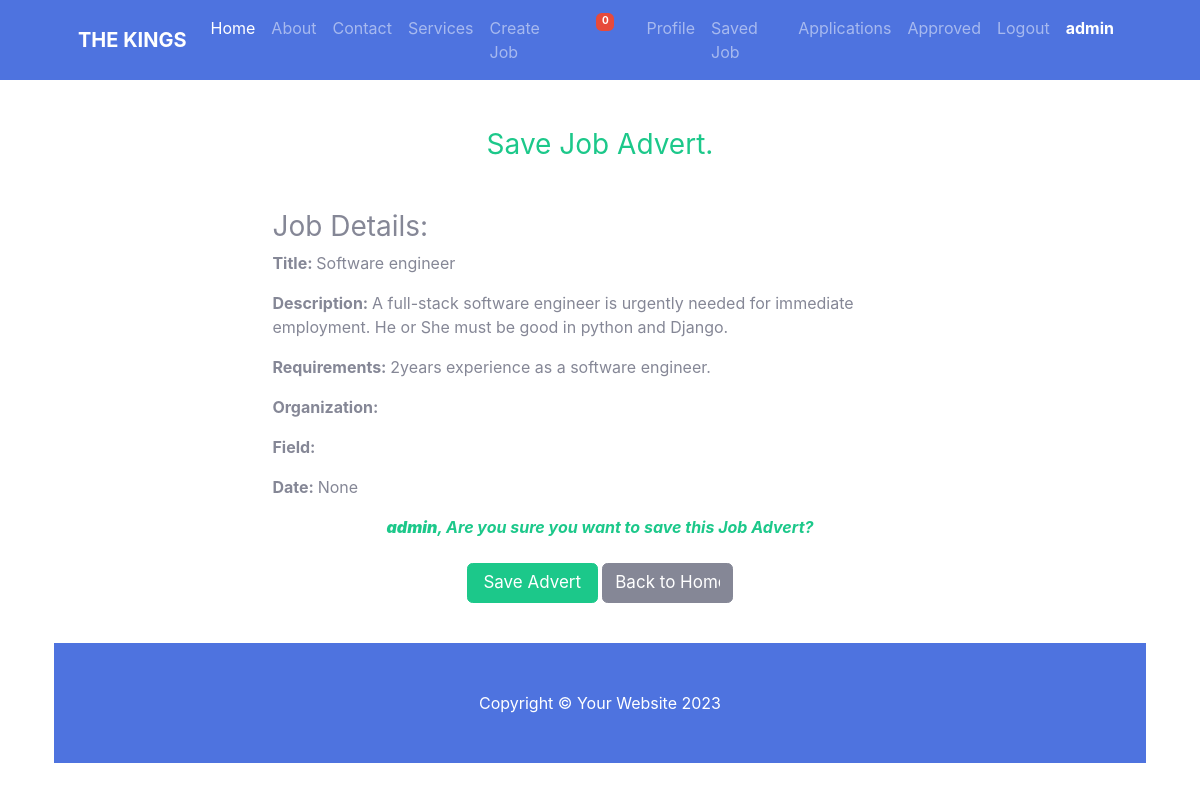
Page /save-job/1/ (signed in) on the committed database.
### Job_app/models.py (models this page shows, shortened)
class Job(models.Model):
    Interest = (
    ('Select Here', 'Select Here'),
    ('Tech', 'Tech'),
    ('Business', 'Business'),
    ('Company', 'Company'),
    ('Education', 'Education'),
    ('Bank', 'Bank'),
    ('Remote', 'remote')
)
    title = models.CharField(max_length=255)
    description = models.TextField()
    requirements = models.TextField()
    company = models.CharField(max_length=255)
    area_of_interest = models.CharField(choices=Interest, max_length=255)
    posted_date = models.DateTimeField(auto_now_add=True)
    posted_by = models.ForeignKey(User, on_delete=models.CASCADE)
    class Meta:
        ordering = ['-posted_date']

### Job_app/views.py (the view, shortened to what this page needs)
# urls.py: path('save-job/<int:pk>/', SaveJob.as_view(), name='save_job'),
class SaveJob(LoginRequiredMixin, View):
    login_url = 'login'
    def get(self, request, pk, *args, **kwargs):
        job = get_object_or_404(Job, pk=pk)
        context = {
            'jobsave': job
        }
        return render(request, 'save_job.html', context=context)

### template/save_job.html (shortened to what this page needs)
<!DOCTYPE html>
{% extends "header.html" %}
{% load static %}
   {% block 'contents' %}
    <body>
        <div class="container">
            <div class="container">
                <div class="text-center my-5 text-success">
                    <h3>Save Job Advert.</h3>
                </div>
            </div>
            <div class="container-form">
                <form method="post" action="" enctype="multipart/form-data">
                    <div class="form-con">
                        <div class="t mb-3">
                            <h3>Job Details:</h3>
                            <P><strong>Title: </strong>{{jobsave.title}}</P>
                            <P><strong>Description: </strong>{{jobsave.description}}</P>
                            <P><strong>Requirements: </strong>{{jobsave.requirements}}</P>
                            <P><strong>Organization: </strong>{{jobsave.company}}</P>
                            <P><strong>Field: </strong>{{jobsave.area_of_interest}}</P>
                            <P><strong>Date: </strong>{{jobsave.posted_date}}</P>
                        <div class="p mb-4 fw-bolder text-success fst-italic">
                            <p><strong>{{request.user}}</strong>, Are you sure you want to save this Job Advert?</p>
                        </div>
                        <div class="mb-3 btn1">
                            <input type="submit" value="Save Advert" class="btn btn-success bt">
                            <a href="{% url 'dashboard' %}"><input type="text" value="Back to Home" class="btn btn-secondary bt"></a>
                        </div>
                    </div>
                </form>
            </div>
        </div>
        {% include 'footer.html' %}
    </body>
    {% endblock 'contents' %}

### template/header.html (shortened to what this page needs)
<!DOCTYPE html>
{% load static %}
<html lang="en">
    <head>
        <link href="https://cdn.jsdelivr.net/npm/bootstrap@5.3.3/dist/css/bootstrap.min.css" rel="stylesheet">
        <link href="{% static 'css/styles.css' %}" rel="stylesheet" />
        <link href="{% static 'css1/css/sb-admin-2.min.css' %}" rel="stylesheet">
        <link href="{% static 'css1/vendor/datatables/dataTables.bootstrap4.min.css' %}" rel="stylesheet">
        <link href="{% static 'css1/vendor/fontawesome-free/css/all.min.css' %}" rel="stylesheet" type="text/css">
    </head>
    <body>
        <nav class="navbar navbar-expand-lg navbar-dark bg-primary">
            <div class="container px-5">
                <a class="navbar-brand" href="#!"><strong>THE KINGS</strong></a>
                <div class="collapse navbar-collapse" id="navbarSupportedContent">
                    <ul class="navbar-nav ms-auto mb-2 mb-lg-0">
                        <li class="nav-item"><a class="nav-link active" aria-current="page" href="{% url "dashboard" %}">Home</a></li>
                        <li class="nav-item"><a class="nav-link" href="#!">About</a></li>
                        <li class="nav-item"><a class="nav-link" href="#!">Contact</a></li>
                        <li class="nav-item"><a class="nav-link" href="#!">Services</a></li>
                        {% if user.is_staff %}
                        <li class="nav-item"><a class="nav-link" href="{% url "create_job" %}">Create Job</a></li>
                        {% endif %}
                        <li class="nav-item dropdown no-arrow mx-1">
                            <a class="nav-link dropdown-toggle" href="#" id="alertsDropdown" role="button"
                                data-toggle="dropdown" aria-haspopup="true" aria-expanded="false">
                                <i class="fas fa-bell fa-fw"></i>
                                <span class="badge badge-danger badge-counter">{{ notification_count.count|length }}</span>
                            </a>
                        </li>
                        <li class="nav-item"><a class="nav-link" href="{% url "profilepage" %}">Profile</a></li>
                        <li class="nav-item"><a class="nav-link" href="{% url "saved-add" %}">Saved Job</a></li>
                        {% if user.is_staff %}
                        <li class="nav-item"><a class="nav-link" href="{% url "userapp-list" %}">Applications</a></li>
                        <li class="nav-item"><a class="nav-link" href="{% url "approved" %}">Approved</a></li>
                        {% endif %}
                        {% if user.is_authenticated %}
                        <li class="nav-item"><a class="nav-link" href="{% url "logout" %}">Logout</a></li>
                        {% endif %}
                        <li class="nav-item"><a class="nav-link active" href="#"><strong>{{request.user}}</strong></a></li>
                    </ul>
                </div>
            </div>
        </nav>
    </body>
</html>
{% block 'contents' %}
{% endblock 'contents' %}

### template/header.html (style rules this page uses)
.badge { position: relative; right: 12px; bottom: 10px; height: 18px; width: 18px; font-size: x-small; }

### template/save_job.html (style rules this page uses)
.form-con { width: 60%; margin: auto; margin-bottom: 40px; }
.p { text-align: center; }
.btn1 { text-align: center; }
.bt { width: 20%; font-size: 17px; }

### rows in the picture
Job: title "Software engineer", description "A full-stack software engineer is urgently needed for immediate employment. He or She must be good in python and Django.", requirements "2years experience as a software engineer.", posted_date "None"

### other values in the picture
{{ notification_count.count|length }} "0"
{{ request.user }} "admin"
